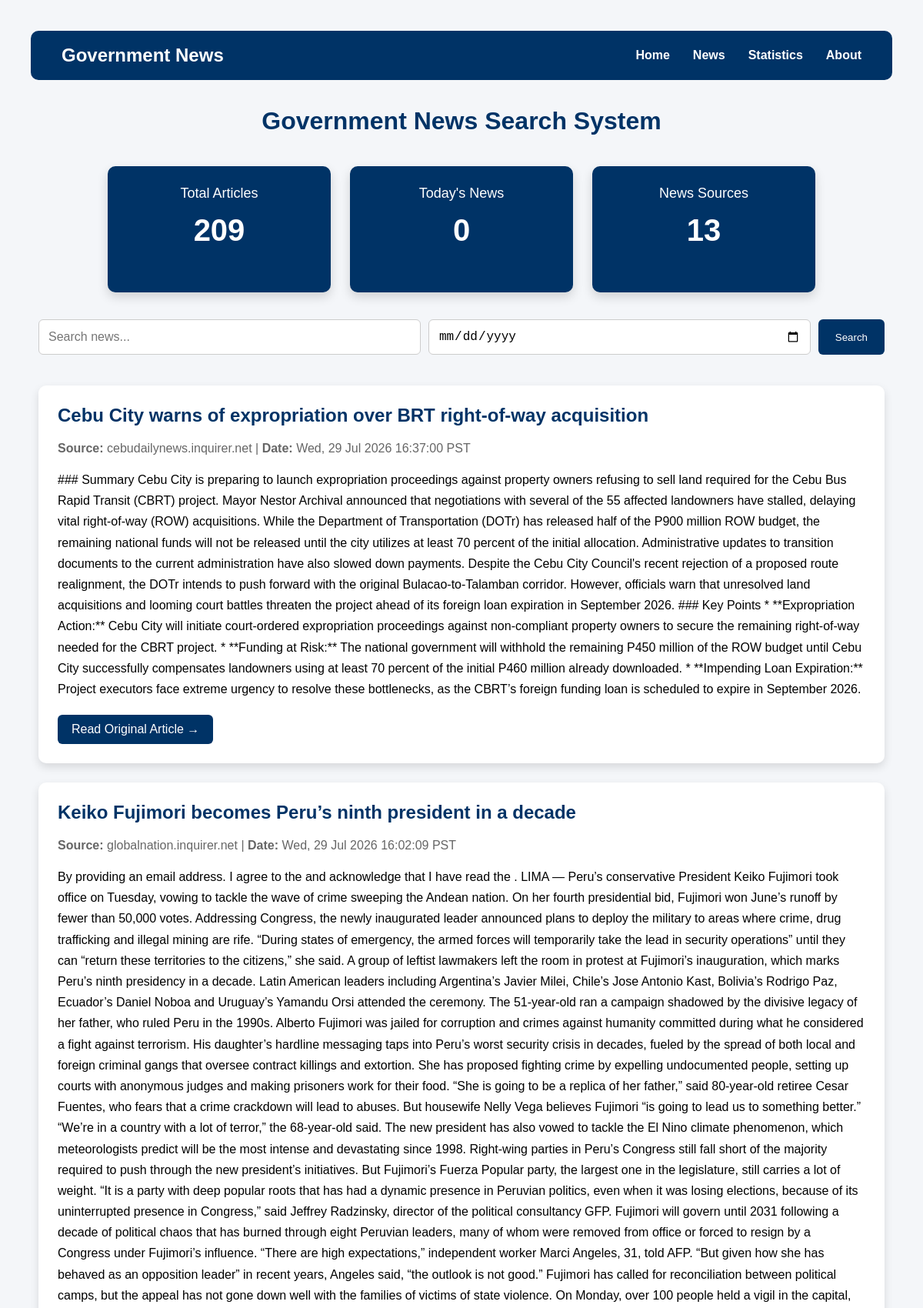
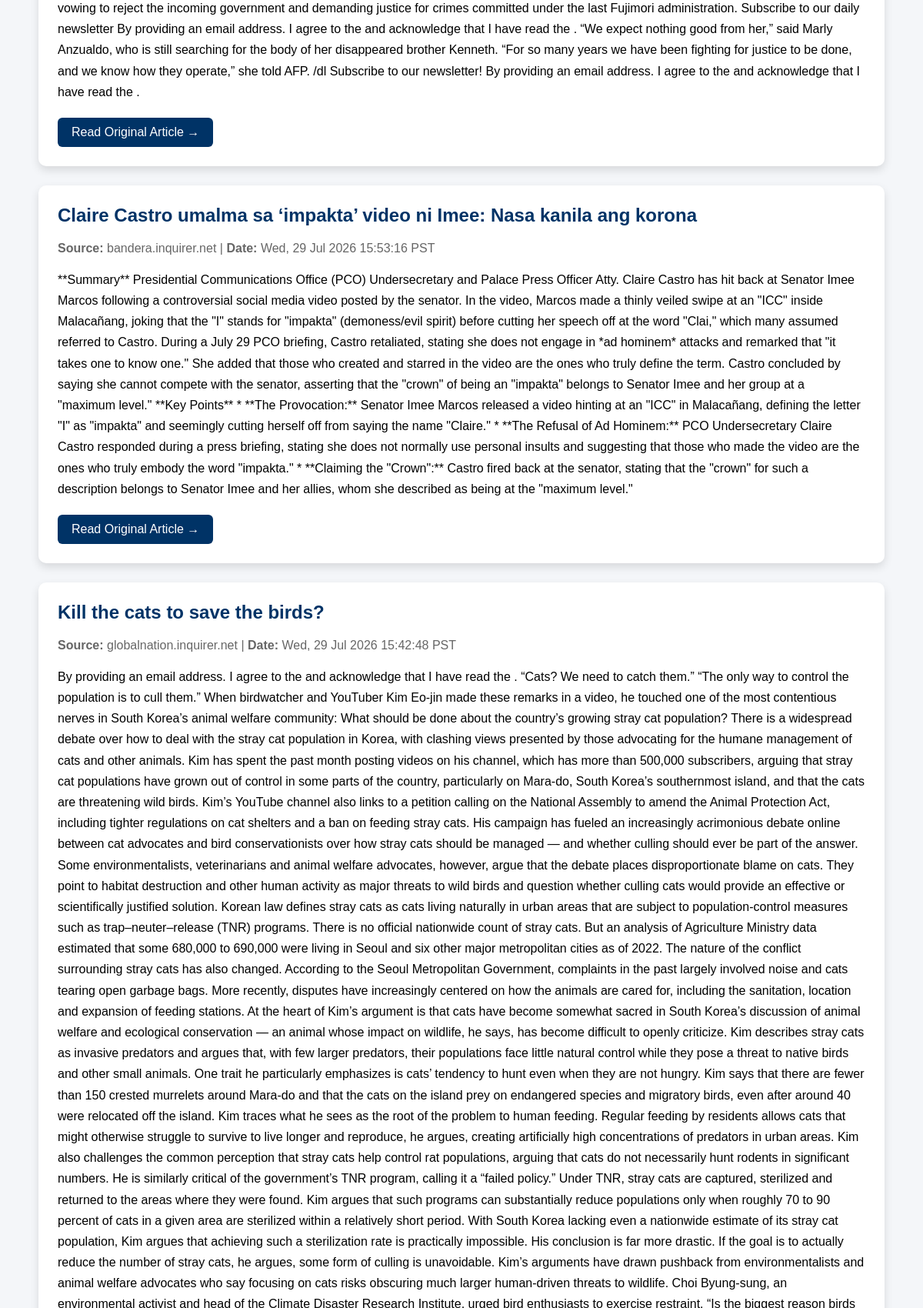
The page / (upper part) on the database its author committed (2 pictures, top to bottom).
### tables this page shows
CREATE TABLE news (
                id INTEGER PRIMARY KEY AUTOINCREMENT,
                title TEXT,
                link TEXT UNIQUE,
                source TEXT,
                date TEXT,
                summary TEXT
            );

### website/app.py (the view)
@app.route("/")
def home():
    search = request.args.get("search", "")
    date = request.args.get("date", "")
    page = request.args.get("page", 1, type=int)
    per_page = 10
    articles = get_articles(search, date, page, per_page)
    dashboard_total, today_articles, total_sources = get_dashboard_stats()
    total_articles = count_articles(search, date)
    total_pages = (total_articles + per_page - 1) // per_page
    return render_template(
        "index.html",
        articles=articles,
        search=search,
        date=date,
        total_articles=dashboard_total,
        today_articles=today_articles,
        total_sources=total_sources,
        page=page,
        total_pages=total_pages
    )

### website/database.py (called while the page is built, shortened)
def get_articles(search="", date="", page=1, per_page=10):
    conn = sqlite3.connect(DB_PATH)
    conn.row_factory = sqlite3.Row
    cursor = conn.cursor()
    conditions = []
    parameters = []
    if date:
        conditions.append("date LIKE ?")
        parameters.append(f"{date}%")
    query = """
    SELECT title, source, date, summary, link
    FROM news
    """
    if conditions:
        query += " WHERE " + " AND ".join(conditions)
    query += " ORDER BY date DESC"
    offset = (page - 1) * per_page
    query += " LIMIT ? OFFSET ?"
    parameters.extend([per_page, offset])
    cursor.execute(query, parameters)
    articles = cursor.fetchall()
    conn.close()
    return articles

def count_articles(search="", date=""):
    conn = sqlite3.connect(DB_PATH)
    cursor = conn.cursor()
    conditions = []
    parameters = []
    if date:
        conditions.append("date LIKE ?")
        parameters.append(f"{date}%")
    query = "SELECT COUNT(*) FROM news"
    if conditions:
        query += " WHERE " + " AND ".join(conditions)
    cursor.execute(query, parameters)
    total = cursor.fetchone()[0]
    conn.close()
    return total

def get_dashboard_stats():
    conn = sqlite3.connect(DB_PATH)
    cursor = conn.cursor()
    cursor.execute("SELECT COUNT(*) FROM news")
    total_articles = cursor.fetchone()[0]
    cursor.execute("""
        SELECT COUNT(*)
        FROM news
        WHERE date LIKE date('now') || '%'
    """)
    today_articles = cursor.fetchone()[0]
    cursor.execute("SELECT COUNT(DISTINCT source) FROM news")
    total_sources = cursor.fetchone()[0]
    conn.close()
    return total_articles, today_articles, total_sources

### website/templates/index.html (shortened to what this page needs)
<!DOCTYPE html>
<html lang="en">
<head>
    <link rel="stylesheet"
          href="{{ url_for('static', filename='css/style.css') }}">
</head>
<body>
<nav class="navbar">
    <div class="logo">
        Government News
    </div>
    <ul class="nav-links">
        <li><a href="/">Home</a></li>
        <li><a href="#news">News</a></li>
        <li><a href="#stats">Statistics</a></li>
        <li><a href="#about">About</a></li>
    </ul>
</nav>
<div class="container">
    <h1>Government News Search System</h1>
    <div id="stats" class="dashboard">
    <div class="stat-card">
        <h3>Total Articles</h3>
        <h2>{{ total_articles }}</h2>
    </div>
    <div class="stat-card">
        <h3>Today's News</h3>
        <h2>{{ today_articles }}</h2>
    </div>
    <div class="stat-card">
        <h3>News Sources</h3>
        <h2>{{ total_sources }}</h2>
    </div>
</div>
    <form method="GET" class="search-box">
        <input
            type="text"
            name="search"
            placeholder="Search news..."
            value="{{ search }}">
        <input
            type="date"
            name="date"
            value="{{ date }}">
        <button type="submit">
            Search
        </button>
    </form>
    <div id="news">
        {% if articles %}
            {% for article in articles %}
            <div class="news-card">
                <h2>{{ article.title }}</h2>
                <div class="meta">
                    <strong>Source:</strong> {{ article.source }}
                    |
                    <strong>Date:</strong> {{ article.date }}
                </div>
                <p class="summary">
                    {{ article.summary }}
                </p>
                <a
                    class="read-btn"
                    href="{{ article.link }}"
                    target="_blank">
                    Read Original Article →
                </a>
            </div>
            {% endfor %}
        {% else %}
            <div class="news-card">
                <h2>No Articles Found</h2>
                <p>Try another keyword or choose a different date.</p>
            </div>
        {% endif %}
    </div>
</div>
</body>
</html>

### website/static/css/style.css (style rules this page uses)
html { scroll-behavior:smooth; }
.navbar { background:#003366; color:white; display:flex; justify-content:space-between; align-items:center; padding:18px 40px; border-radius:10px; margin-bottom:35px; }
.logo { font-size:24px; font-weight:bold; }
.nav-links { list-style:none; display:flex; gap:30px; margin:0; padding:0; }
.nav-links a { color:white; text-decoration:none; font-weight:bold; }
body { font-family: Arial, Helvetica, sans-serif; background:#f4f6f9; margin:0; padding:40px; }
.container { max-width:1100px; margin:auto; }
h1 { text-align:center; color:#003366; margin-bottom:40px; }
.news-card { background:white; border-radius:10px; padding:25px; margin-bottom:25px; box-shadow:0 5px 12px rgba(0,0,0,.12); }
.news-card h2 { margin-top:0; color:#003366; }
.meta { color:#666; margin-bottom:18px; }
.summary { line-height:1.7; margin-bottom:20px; }
.read-btn { display:inline-block; background:#003366; color:white; padding:10px 18px; border-radius:6px; text-decoration:none; }
.search-box { display:flex; justify-content:center; gap:10px; margin-bottom:40px; }
.search-box input { width:500px; padding:12px; border:1px solid #ccc; border-radius:6px; font-size:16px; }
.search-box button { background:#003366; color:white; border:none; padding:12px 22px; border-radius:6px; cursor:pointer; }
.search-box input[type="date"] { padding:12px; border:1px solid #ccc; border-radius:6px; font-size:16px; }
.dashboard { display:flex; justify-content:center; gap:25px; margin:35px 0; flex-wrap:wrap; }
.stat-card { width:240px; background:#003366; color:white; border-radius:10px; padding:25px; text-align:center; box-shadow:0 6px 14px rgba(0,0,0,.15); transition:.25s; }
.stat-card h3 { margin:0; font-size:18px; font-weight:500; }
.stat-card h2 { margin-top:15px; font-size:40px; }

### rows shown on the page
news: title "Cebu City warns of expropriation over BRT right-of-way acquisition", source "cebudailynews.inquirer.net", date "Wed, 29 Jul 2026 16:37:00 PST", summary "### Summary Cebu City is preparing to launch expropriation proceedings against property owners refusing to sell land required for the Cebu Bus Rapid Transit (CBRT) project. Mayor Nestor Archival announced that negotiations with several of the 55 affected landowners have stalled, delaying vital right-of-way (ROW) acquisitions. While the Department of Transportation (DOTr) has released half of the P900 million ROW budget, the remaining national funds will not be released until the city utilizes at least 70 percent of the initial allocation. Administrative updates to transition documents to the current administration have also slowed down payments. Despite the Cebu City Council's recent…"
news: title "Keiko Fujimori becomes Peru’s ninth president in a decade", source "globalnation.inquirer.net", date "Wed, 29 Jul 2026 16:02:09 PST", summary "By providing an email address. I agree to the and acknowledge that I have read the . LIMA — Peru’s conservative President Keiko Fujimori took office on Tuesday, vowing to tackle the wave of crime sweeping the Andean nation. On her fourth presidential bid, Fujimori won June’s runoff by fewer than 50,000 votes. Addressing Congress, the newly inaugurated leader announced plans to deploy the military to areas where crime, drug trafficking and illegal mining are rife. “During states of emergency, the armed forces will temporarily take the lead in security operations” until they can “return these territories to the citizens,” she said. A group of leftist lawmakers left the room in protest at…"
news: title "Claire Castro umalma sa ‘impakta’ video ni Imee: Nasa kanila ang korona", source "bandera.inquirer.net", date "Wed, 29 Jul 2026 15:53:16 PST", summary "**Summary** Presidential Communications Office (PCO) Undersecretary and Palace Press Officer Atty. Claire Castro has hit back at Senator Imee Marcos following a controversial social media video posted by the senator. In the video, Marcos made a thinly veiled swipe at an \"ICC\" inside Malacañang, joking that the \"I\" stands for \"impakta\" (demoness/evil spirit) before cutting her speech off at the word \"Clai,\" which many assumed referred to Castro. During a July 29 PCO briefing, Castro retaliated, stating she does not engage in *ad hominem* attacks and remarked that \"it takes one to know one.\" She added that those who created and starred in the video are the ones who truly define the term.…"
news: title "Kill the cats to save the birds?", source "globalnation.inquirer.net", date "Wed, 29 Jul 2026 15:42:48 PST"

### other values the page prints
{{ total_articles }} "209"
{{ today_articles }} "0"
{{ total_sources }} "13"
